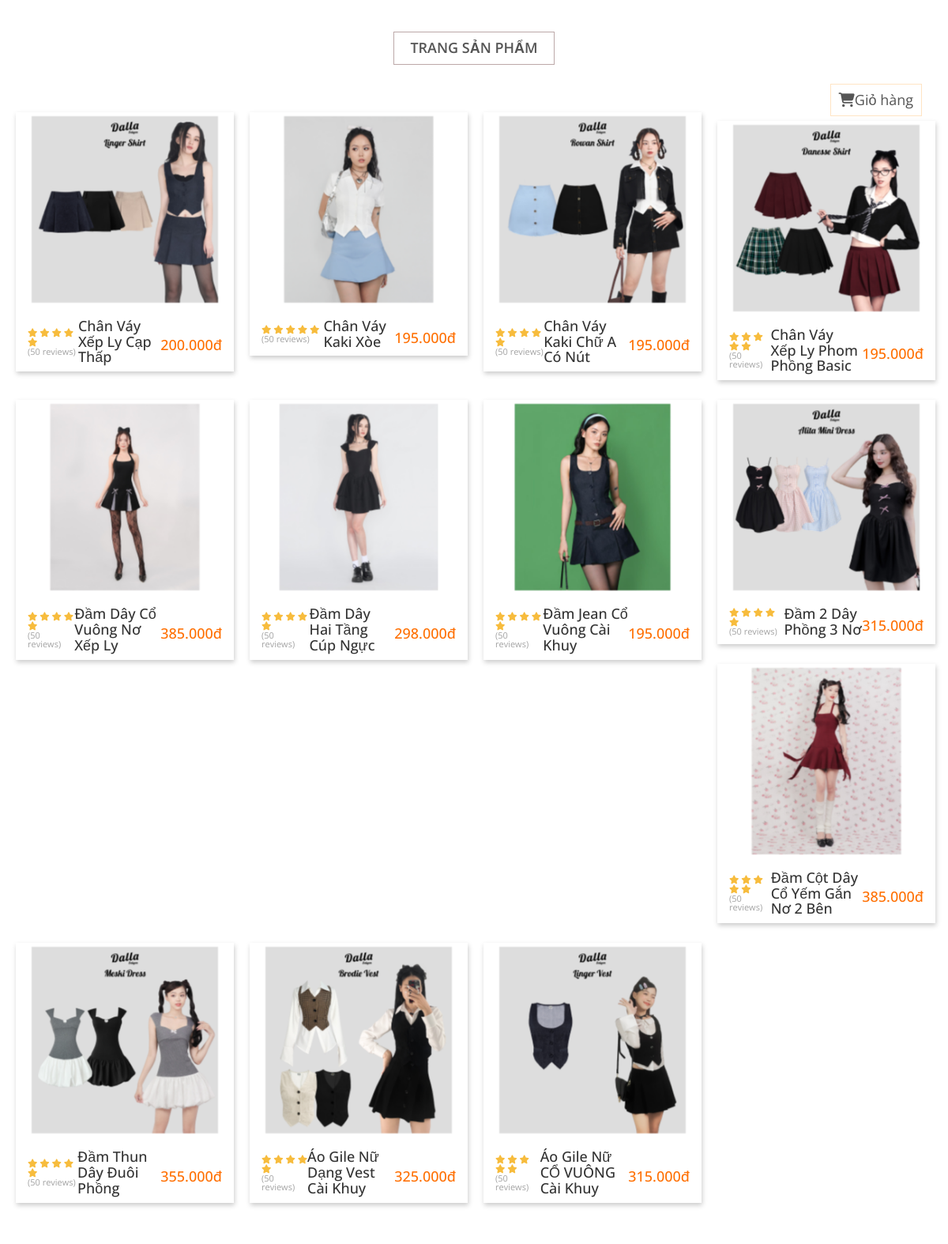
The page /trangchu.php on the database its author committed.
### tables this page shows
CREATE TABLE `sanpham` (
  `MaSanPham` varchar(5) NOT NULL,
  `TenSP` varchar(100) NOT NULL,
  `HinhAnh` varchar(50) NOT NULL,
  `MoTa` text DEFAULT NULL,
  `Gia` decimal(10,2) NOT NULL,
  `SoLuong` int(11) NOT NULL,
  `Maloai` varchar(5) DEFAULT NULL
);

### trangchu.php (the view, shortened to what this page needs)
<!DOCTYPE html>
<html lang="en">
<head>
    <link rel="stylesheet" href="https://cdn.jsdelivr.net/npm/bootstrap@3.3.7/dist/css/bootstrap.min.css">
    <link rel="stylesheet" href="https://cdn.jsdelivr.net/npm/bootstrap@3.3.7/dist/css/bootstrap-theme.min.css">
    <link rel="stylesheet" href="https://cdnjs.cloudflare.com/ajax/libs/font-awesome/6.5.2/css/all.min.css" />
    <link rel="stylesheet" href="./css/styles.css">
</head>
<body>
<div class = "headline"><h2>Trang sản phẩm</h2></div>
    <div class ="cart">
        <a href="./pages/shopping_cart.php"><i class="fa-solid fa-cart-shopping"></i>Giỏ hàng</a>
    </div>
    <div class="container">
        <div class="row">
            <?php
            include "connection.php";
            $sql = "SELECT * FROM sanpham";
            $result = mysqli_query($connect, $sql);
            while($row = mysqli_fetch_assoc($result)){
            ?>
            <form action = "xulygiohang.php" method = "post">
                <div class="col-md-3 col-sm-6">
                    <div class="product-grid">
                        <div class="product-image">
                            <a href="#" class="image">
                                <img class="img-1" src="images/<?php echo $row['HinhAnh'] ?>">
                            </a>
                            <ul class="product-links">
                            </ul>
                        </div>
                        <div class="product-content">
                            <ul class="rating">
                                <li class="fas fa-star"></li>
                                <li class="fas fa-star"></li>
                                <li class="fas fa-star"></li>
                                <li class="fas fa-star"></li>
                                <li class="fas fa-star"></li>
                                <li class="disable">(50 reviews)</li>
                            </ul>
                            <h3 class="title"><a href="./pages/chitietsp/chitietsp.php?Masanpham=<?php echo $row['MaSanPham'] ?>"> <?php echo $row['TenSP']?></a></h3>
                            <div class="price"> <?php echo number_format($row['Gia'], 0, ".", ".")?>đ</div>
                        </div>
                    </div>
            </form>
            </div>
<?php } ?>
</body>
</html>

### css/styles.css (style rules this page uses)
body { font-family: 'Open Sans',sans-serif; font-size: 14px; color: #111; line-height:1 ; }
.headline { text-align: center; margin: 20px 0px; }
h2 { font-size:18px; color: #555; padding: 10px 20px; text-transform: uppercase; border:1px solid #bca8a8; display:inline-block; font-weight: 600; }
.product-grid .product-image { overflow: hidden; position: relative; z-index: 1; }
.product-grid .product-image a.image { display: block; }
.product-grid .product-image img { width: 100%; height: auto; }
.product-grid .product-image .img-1 { transition: all 0.3s ease 0s; }
.product-grid .product-links { padding: 0; margin: 0; list-style: none; transform: translateY(50%); position: absolute; bottom: 50%; right: 10px; z-index: 1; }
.product-grid .product-content { background: #fff; padding: 15px 0 0; }
.product-grid .rating { color: #f7bc3d; font-size: 11px; padding: 0; margin: 0 0 8px; list-style: none; }
.product-grid .rating li { display: inline-block; }
.product-grid .rating .disable { color: #a3a3a3; }
.product-grid .title { font-size: 15px; font-weight: 500; text-transform: capitalize; margin: 0 0 8px; }
.product-grid .title a { color: #333; transition: all 0.3s ease 0s; text-decoration: none; font-size:large; }
.product-grid .price { color: #ff6f00; font-size: 15px; font-weight: 500; font-size: large; }
.container { margin: 100px auto; width: 1400px; }
.cart { position: relative; display: block; float: right; right: 33px; bottom: 6px; padding: 10px; border: 1px solid bisque; }
.cart a { font-size: 18px; text-decoration: none; color: #555; }
.col-md-3 { width: 23%; margin-left: 20px; margin-bottom: 25px; }
.row { margin-top:-50px; }
.row .col-md-3 { box-shadow: 1px 3px 6px #ccc; }
.product-content { display: flex; align-items: center; }
.product-image img { width: 400px; height: 400px; object-fit: cover; transition: transform 0.3 ease, box-shadow 0.3s ease; border: 5px solid transparent; }
@media screen and (max-width: 1300px) { .container { margin: 100px auto; width: 1200px; } }

### rows shown on the page
sanpham: HinhAnh (picture), TenSP "Chân Váy Xếp Ly Cạp Thấp", Gia "200.000"
sanpham: HinhAnh (picture), TenSP "Chân Váy Kaki Xòe", Gia "195.000"
sanpham: HinhAnh (picture), TenSP "Chân Váy Kaki Chữ A Có Nút", Gia "195.000"
sanpham: HinhAnh (picture), TenSP "Chân Váy Xếp Ly Phom Phồng Basic", Gia "195.000"
sanpham: HinhAnh (picture), TenSP "Đầm Dây Cổ Vuông Nơ Xếp Ly", Gia "385.000"
sanpham: HinhAnh (picture), TenSP "Đầm Dây Hai Tầng Cúp Ngực", Gia "298.000"
sanpham: HinhAnh (picture), TenSP "Đầm Jean Cổ Vuông Cài Khuy", Gia "195.000"
sanpham: HinhAnh (picture), TenSP "Đầm 2 Dây Phồng 3 Nơ", Gia "315.000"
sanpham: HinhAnh (picture), TenSP "Đầm Cột Dây Cổ Yếm Gắn Nơ 2 Bên", Gia "385.000"
sanpham: HinhAnh (picture), TenSP "Đầm Thun Dây Đuôi Phồng", Gia "355.000"
sanpham: HinhAnh (picture), TenSP "Áo Gile Nữ Dạng Vest Cài Khuy", Gia "325.000"
sanpham: HinhAnh (picture), TenSP "Áo Gile Nữ CỔ VUÔNG Cài Khuy", Gia "315.000"
